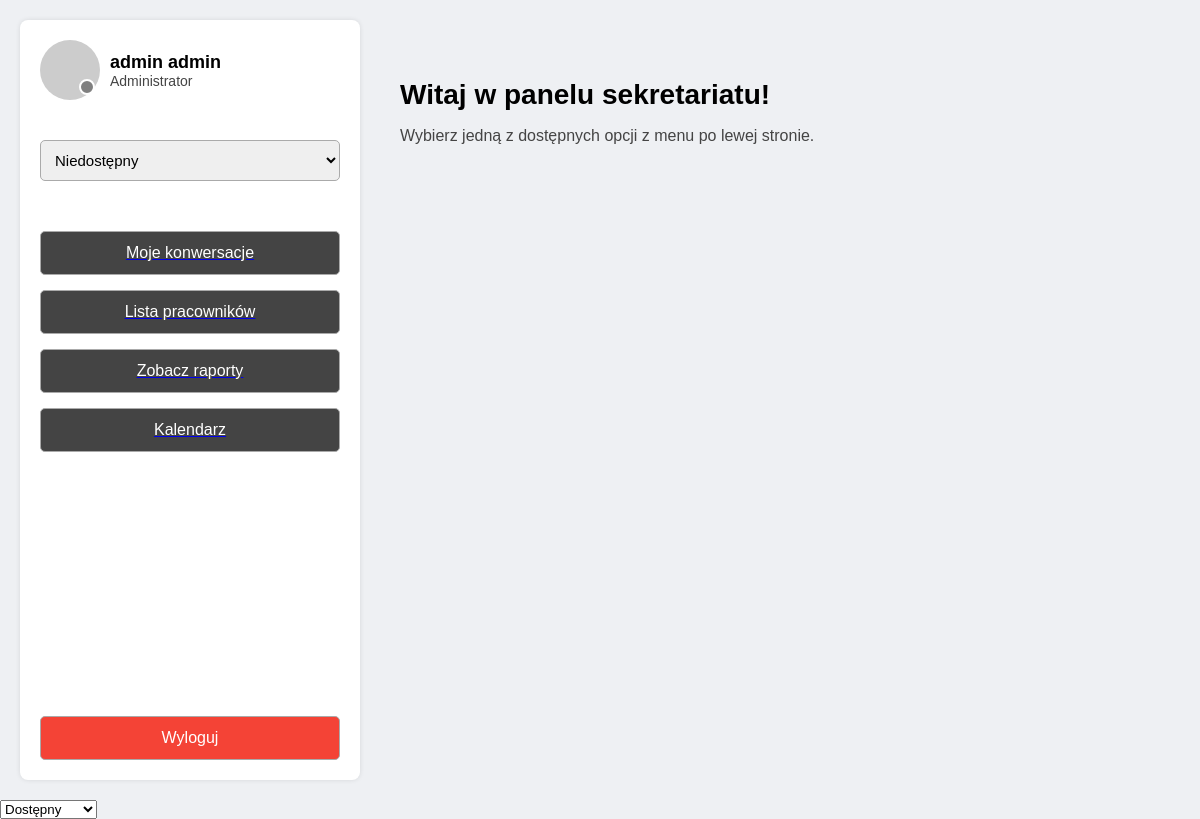
The app's page /secretariat/mainpage/ (signed in), older data.
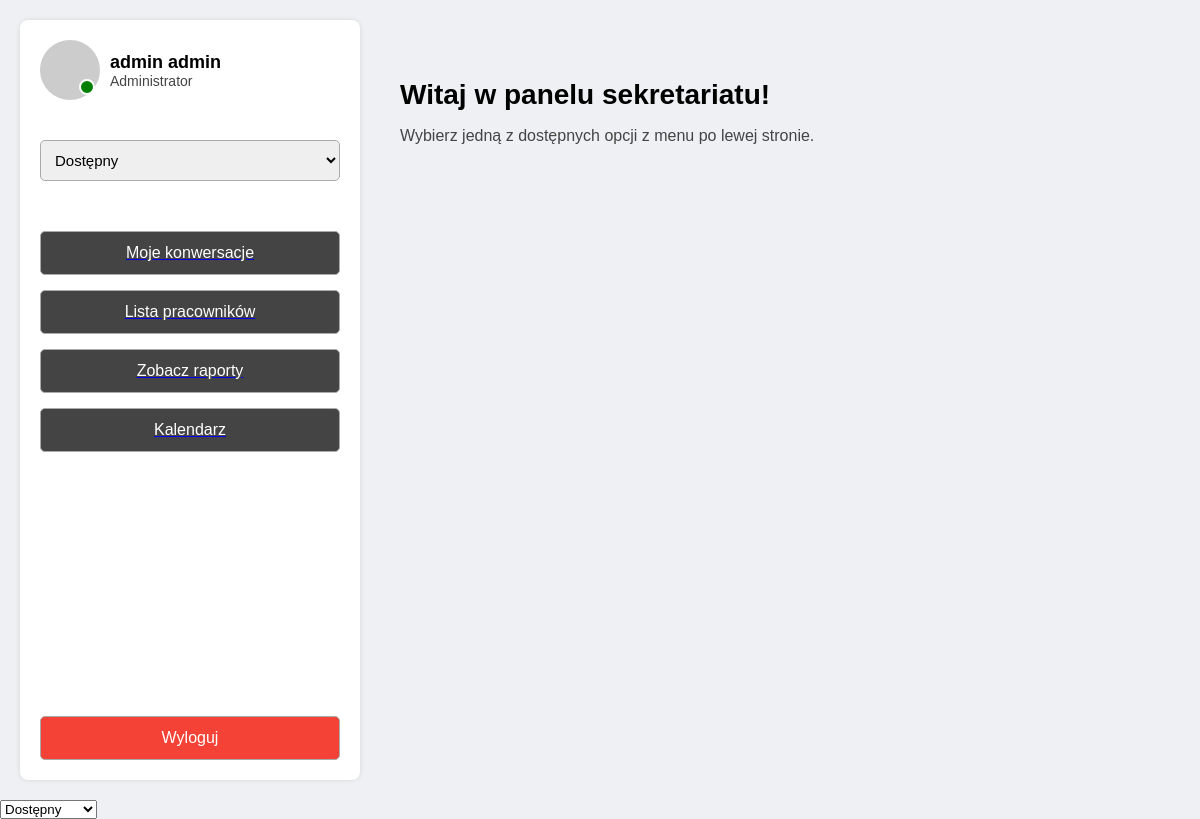
The same page, newer data.
### users/models.py (models this page shows, shortened)
class User(AbstractUser):
    ROLE_CHOICES = [
        ('administrator', 'Administrator'),
        ('secretariat', 'Sekretariat'),
        ('user', 'Użytkownik'),
    ]
    STATUS_CHOICES = [
        ('available', 'Dostępny'),
        ('busy', 'Zajęty'),
        ('offline', 'Niedostępny'),
    ]
    rola = models.CharField(max_length=20, choices=ROLE_CHOICES, default='user')
    status = models.CharField(max_length=20, choices=STATUS_CHOICES, default='available')

### users/views.py (the view)
# urls.py: path('secretariat/mainpage/', secretariat_mainpage, name='secretariat_mainpage'),
@login_required
def secretariat_mainpage(request):
    return render(request, 'secretariat/secretariat_mainpage.html')

### users/templates/secretariat/secretariat_mainpage.html (shortened to what this page needs)
<!DOCTYPE html>
<html lang="pl">
<head>
</head>
<body>
  <div class="container">
    <div class="sidebar">
      <div class="top-section">
        <div class="profile">
          <div class="profile-pic">
            <div class="status-dot {% if request.user.status == 'available' %}green{% elif request.user.status == 'busy' %}orange{% else %}gray{% endif %}"></div>
          </div>
          <div class="user-info">
            <h2>{{ request.user.get_full_name }}</h2>
            <div class="role">{{ request.user.get_rola_display }}</div>
          </div>
        </div>
        <form method="post" action="{% url 'change_status' %}" style="margin-top: 10px;">
          <select name="status" onchange="this.form.submit()" style="width: 100%; padding: 10px; font-size: 15px; border-radius: 5px; border: 1px solid #aaa;">
            <option value="available" {% if request.user.status == 'available' %}selected{% endif %}>Dostępny</option>
            <option value="offline" {% if request.user.status == 'offline' %}selected{% endif %}>Niedostępny</option>
          </select>
        </form>
        <div class="buttons">
          <a href="{% url 'messages' %}"><button>Moje konwersacje</button></a>
          <a href="/secretariat/list/"><button>Lista pracowników</button></a>
          <a href="/secretariat/raport/"><button>Zobacz raporty</button></a>
          <a href="{% url 'calendar' %}"><button>Kalendarz</button></a>
        </div>
      </div>
      <form method="post" action="{% url 'logout' %}">
        <button class="logout-btn" type="submit">Wyloguj</button>
      </form>
    </div>
    <div class="main">
      <h1>Witaj w panelu sekretariatu!</h1>
      <p>Wybierz jedną z dostępnych opcji z menu po lewej stronie.</p>
    </div>
  </div>
  <select onchange="changeStatus(this.value)">
    <option value="available">Dostępny</option>
  </select>
</body>
</html>

Row changes from the older to the newer data that the page shows:
changed User "admin admin": status "Niedostępny" → "Dostępny"
